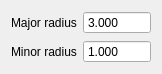
<?xml version="1.0" encoding="UTF-8"?>
<ui version="4.0">
 <class>TorusModule</class>
 <widget class="QWidget" name="TorusModule">
  <property name="geometry">
   <rect>
    <x>0</x>
    <y>0</y>
    <width>153</width>
    <height>74</height>
   </rect>
  </property>
  <property name="windowTitle">
   <string>Form</string>
  </property>
  <layout class="QGridLayout" name="gridLayout">
   <item row="0" column="0">
    <widget class="QLabel" name="majorRadiusLabel">
     <property name="text">
      <string>Major radius</string>
     </property>
    </widget>
   </item>
   <item row="0" column="1">
    <widget class="QDoubleSpinBox" name="majorRadius">
     <property name="buttonSymbols">
      <enum>QAbstractSpinBox::NoButtons</enum>
     </property>
     <property name="accelerated">
      <bool>true</bool>
     </property>
     <property name="decimals">
      <number>3</number>
     </property>
     <property name="minimum">
      <double>0.000000000000000</double>
     </property>
     <property name="maximum">
      <double>10000.000000000000000</double>
     </property>
     <property name="singleStep">
      <double>1.000000000000000</double>
     </property>
     <property name="stepType">
      <enum>QAbstractSpinBox::AdaptiveDecimalStepType</enum>
     </property>
     <property name="value">
      <double>3.000000000000000</double>
     </property>
    </widget>
   </item>
   <item row="1" column="0">
    <widget class="QLabel" name="minorRadiusLabel">
     <property name="text">
      <string>Minor radius</string>
     </property>
    </widget>
   </item>
   <item row="1" column="1">
    <widget class="QDoubleSpinBox" name="minorRadius">
     <property name="buttonSymbols">
      <enum>QAbstractSpinBox::NoButtons</enum>
     </property>
     <property name="accelerated">
      <bool>true</bool>
     </property>
     <property name="decimals">
      <number>3</number>
     </property>
     <property name="minimum">
      <double>0.000000000000000</double>
     </property>
     <property name="maximum">
      <double>10000.000000000000000</double>
     </property>
     <property name="singleStep">
      <double>1.000000000000000</double>
     </property>
     <property name="stepType">
      <enum>QAbstractSpinBox::AdaptiveDecimalStepType</enum>
     </property>
     <property name="value">
      <double>1.000000000000000</double>
     </property>
    </widget>
   </item>
  </layout>
 </widget>
 <resources/>
 <connections/>
</ui>
